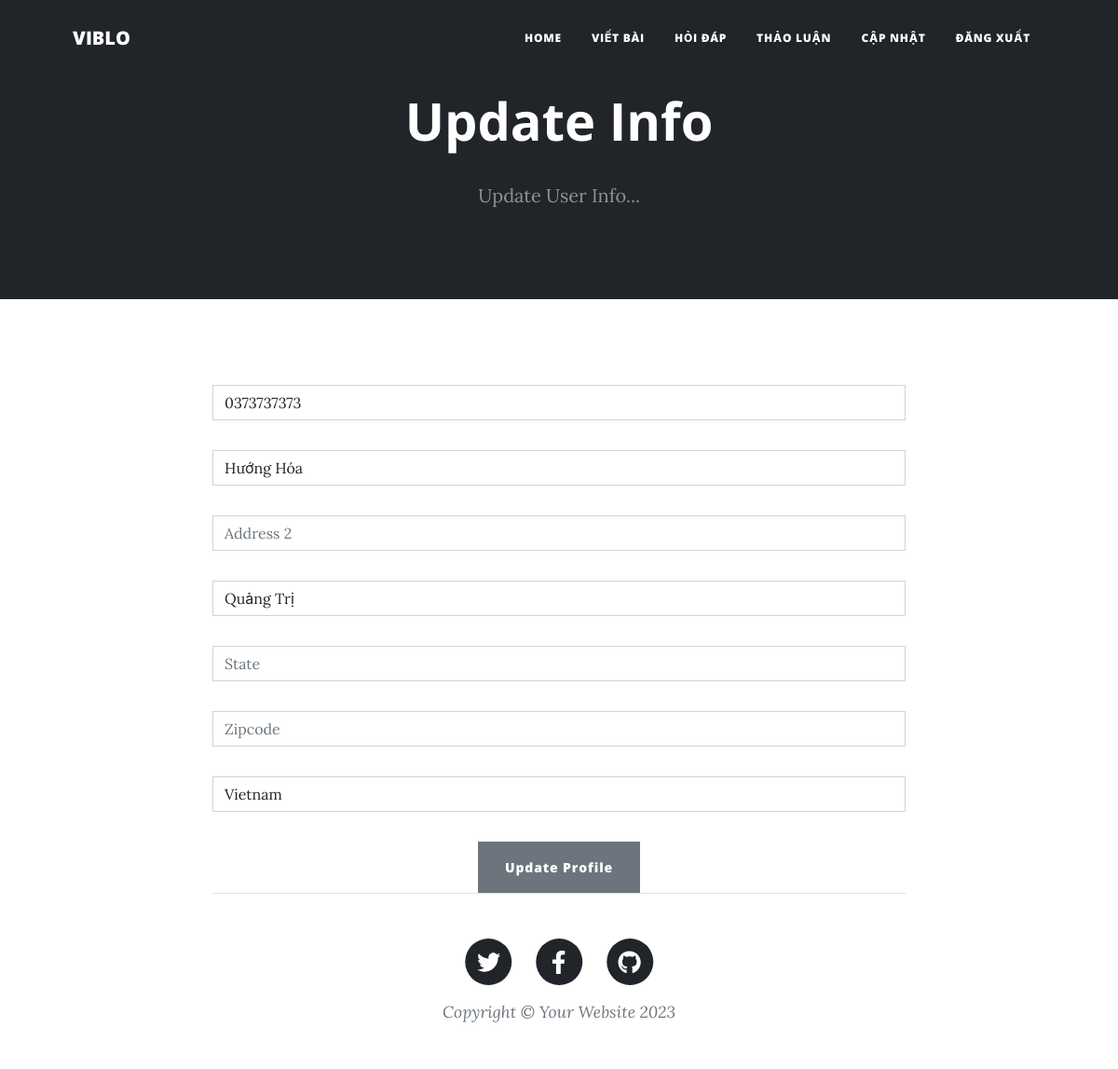
The page /update_info/ (signed in) on the database its author committed.
### users/models.py (models this page shows, shortened)
class Profile(models.Model):
    user = models.OneToOneField(User, on_delete=models.CASCADE)
    date_modified = models.DateTimeField(auto_now=True)
    phone = models.CharField(max_length=20, blank=True)
    address1 = models.CharField(max_length=200, blank=True)
    address2 = models.CharField(max_length=200, blank=True)
    city = models.CharField(max_length=200, blank=True)
    state = models.CharField(max_length=200, blank=True)
    zipcode = models.CharField(max_length=200, blank=True)
    country = models.CharField(max_length=200, blank=True)
    old_cart = models.CharField(max_length=200, blank=True, null = True)

### users/views.py (the view, shortened to what this page needs)
# urls.py: path('update_info/',views.update_info, name='update_info'),
def update_info(request):
    if request.user.is_authenticated:
        current_user = get_object_or_404(Profile, user=request.user)
        form = UserInfoForm(request.POST or None, instance=current_user)
        return render(request, 'update_info.html', {'form': form})
    else:
        messages.error(request, "You Must Be Logged In to Access That Page!")
        return redirect('home')

### users/forms.py
class UserInfoForm(forms.ModelForm):
    phone = forms.CharField(label="", widget=forms.TextInput(attrs={'class':'form-control', 'placeholder':'Phone'}), required=False)
    address1 = forms.CharField(label="", widget=forms.TextInput(attrs={'class':'form-control', 'placeholder':'Address 1'}), required=False)
    address2 = forms.CharField(label="", widget=forms.TextInput(attrs={'class':'form-control', 'placeholder':'Address 2'}), required=False)
    city = forms.CharField(label="", widget=forms.TextInput(attrs={'class':'form-control', 'placeholder':'City'}), required=False)
    state = forms.CharField(label="", widget=forms.TextInput(attrs={'class':'form-control', 'placeholder':'State'}), required=False)
    zipcode = forms.CharField(label="", widget=forms.TextInput(attrs={'class':'form-control', 'placeholder':'Zipcode'}), required=False)
    country = forms.CharField(label="", widget=forms.TextInput(attrs={'class':'form-control', 'placeholder':'Country'}), required=False)
    class Meta:
        model = Profile
        fields = ['phone', 'address1', 'address2', 'city', 'state', 'zipcode', 'country']

### users/templates/update_info.html (shortened to what this page needs)
{% extends 'base.html' %}
{% block content %}
    <header class="bg-dark py-5">
        <div class="container px-4 px-lg-5 my-5">
            <div class="text-center text-white">
                <h1 class="display-4 fw-bolder">Update Info </h1>
                <p class="lead fw-normal text-white-50 mb-0">Update User Info...</p>
            </div>
        </div>
    </header>
    <div class="container">
        <div class="row">
            <center>
                <div class="col-md-8">
                  <br/><br/>
                  <form method="POST" action="{% url 'update_info' %}">
                    {{ form.as_p }}
                    <button type="submit" class="btn btn-secondary">Update Profile</button>
{% endblock %}

### rows shown on the page
Profile: phone "0373737373", address1 "Hướng Hóa", city "Quảng Trị", country "Vietnam"
